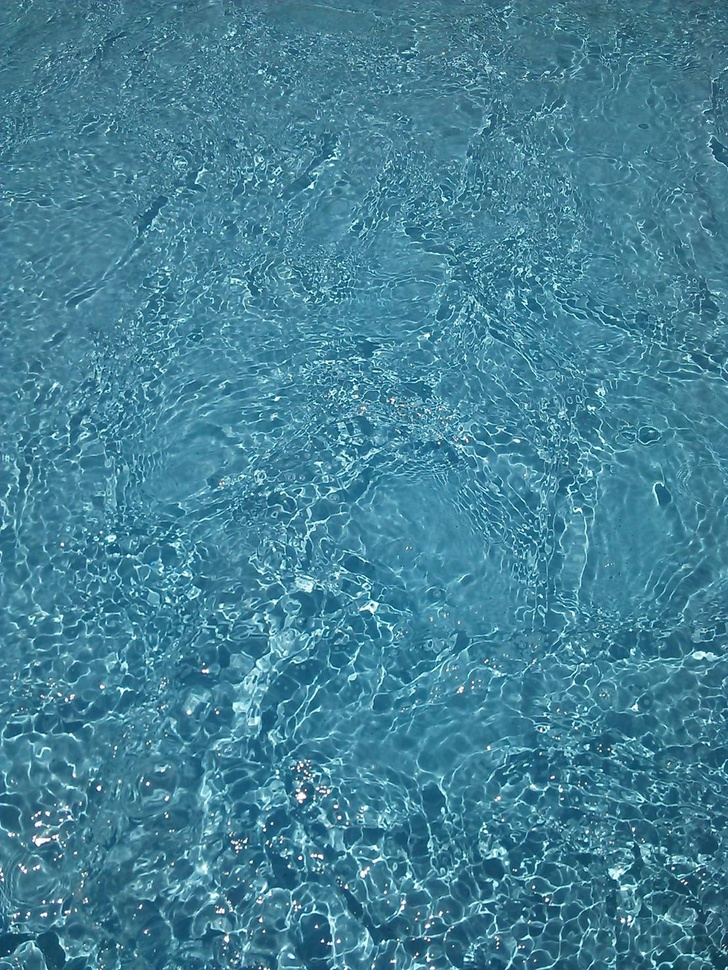
#> input picture 10/73599.jpg, 728 x 970 px, shrunk from 1108 x 1477 before the run
$ python 10-6.py
#> lines starting #> are read from the running program, lines starting #| are printed output that depends on the picture
#!/usr/bin/python
'''
    OpenCV seamlessCloning : Normal vs Mixed
    Copyright 2015 by Satya Mallick <spmallick@gmail.com>

'''

import cv2
import os
import numpy as np

# Read images : src image will be cloned into dst
im = cv2.imread(os.path.dirname(os.path.abspath(__file__))+"/73599.jpg",cv2.IMREAD_UNCHANGED)
#> im is the input picture: shape (970, 728, 3); mean B, G, R 151.9, 130, 67.9
obj= cv2.imread(os.path.dirname(os.path.abspath(__file__))+"/HORSE.bmp",cv2.IMREAD_GRAYSCALE)
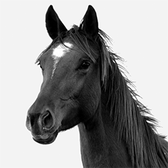
#> input picture 10/HORSE.bmp, 168 x 168 px, shrunk from 256 x 256 before the run
#> obj is the input picture: shape (168, 168); min 0, max 255, mean 153.8
obj1= cv2.imread(os.path.dirname(os.path.abspath(__file__))+"/boy.jpg",255)
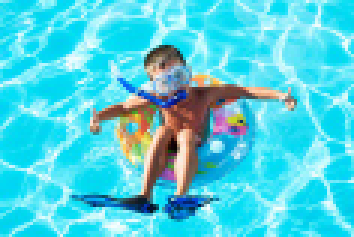
#> input picture 10/boy.jpg, 118 x 79 px, shrunk from 360 x 240 before the run (shown 3 times larger)
#> obj1 is the input picture: shape (79, 118, 3); mean B, G, R 223.6, 209, 81.6
print(im.shape)
#| (970, 728, 3)
print(obj.shape)
#| (168, 168)
print(obj1.shape)
#| (79, 118, 3)
# Create an all white mask
mask = 255 * np.ones(obj.shape, obj.dtype)
mask1 = 255 * np.ones(obj1.shape, obj1.dtype)
# The location of the center of the src in the dst
width, height, channels = im.shape
#> width = 970; height = 728; channels = 3
center = (int(height/2), int(width/2))
#> center = (364, 485)
center1 = (int(height/3), int(width/3))
#> center1 = (242, 323)

# Seamlessly clone src into dst and put the results in output
normal_clone = cv2.seamlessClone(obj, im, mask, center1, cv2.NORMAL_CLONE)
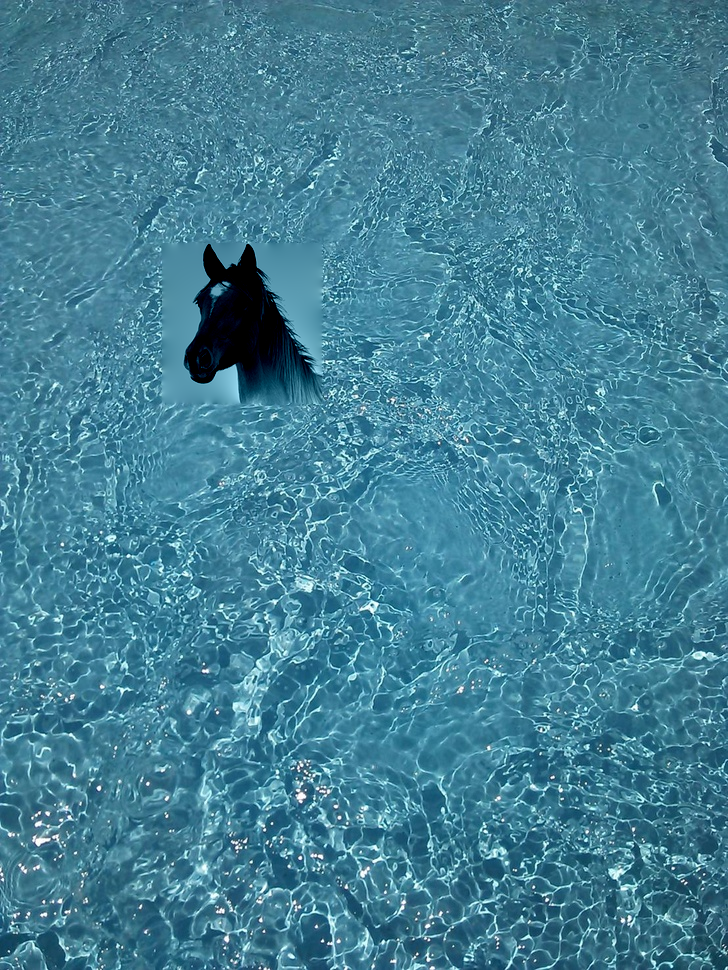
#> normal_clone: shape (970, 728, 3); mean B, G, R 149.8, 128.1, 66.8
mixed_clone = cv2.seamlessClone(obj, im, mask, center, cv2.MIXED_CLONE)
normal_clone1 = cv2.seamlessClone(obj1, mixed_clone, mask1, center1, cv2.NORMAL_CLONE)
mixed_clone1 = cv2.seamlessClone(obj1, mixed_clone, mask1, center1, cv2.MIXED_CLONE)

# Write results
cv2.imwrite(os.path.dirname(os.path.abspath(__file__))+"/10-5_1.bmp", normal_clone1)
cv2.imwrite(os.path.dirname(os.path.abspath(__file__))+"/10-5_2.bmp", mixed_clone1)
